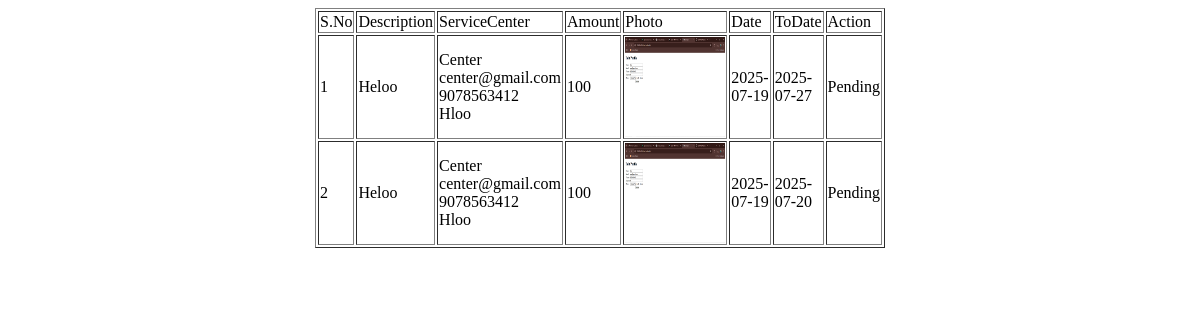
/Project/User/Mybooking.php (signed in), run on an earlier commit of the app's database.
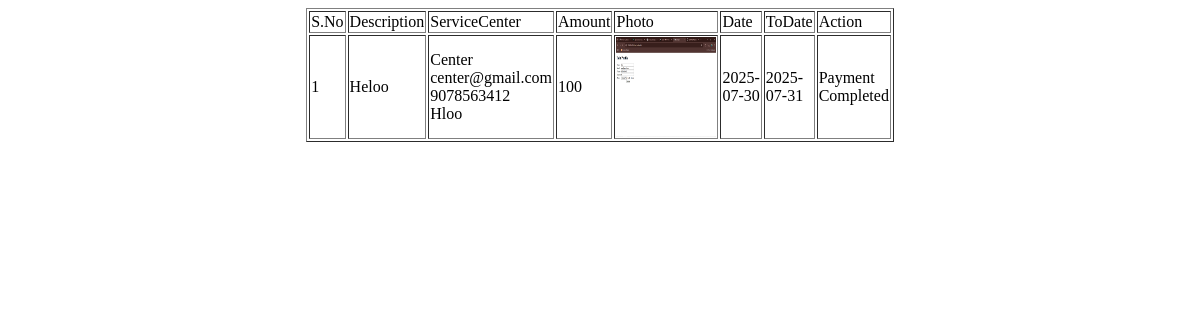
And on a later commit of the database.
### tables this page shows
CREATE TABLE `tbl_packagebooking` (
  `packagebooking_id` int(11) NOT NULL,
  `packagebooking_date` varchar(60) NOT NULL,
  `packagebooking_todate` varchar(60) NOT NULL,
  `packagebooking_status` int(11) NOT NULL DEFAULT 0,
  `user_id` int(11) NOT NULL,
  `package_id` int(11) NOT NULL
);

CREATE TABLE `tbl_package` (
  `package_id` int(11) NOT NULL,
  `package_description` varchar(60) NOT NULL,
  `package_amount` varchar(60) NOT NULL,
  `package_photo` varchar(200) NOT NULL,
  `servicecenter_id` int(11) NOT NULL
);

CREATE TABLE `tbl_servicecenter` (
  `servicecenter_id` int(11) NOT NULL,
  `servicecenter_name` varchar(60) NOT NULL,
  `servicecenter_status` int(11) NOT NULL DEFAULT 0,
  `servicecenter_email` varchar(60) NOT NULL,
  `servicecenter_contact` varchar(60) NOT NULL,
  `servicecenter_address` varchar(200) NOT NULL,
  `place_id` int(11) NOT NULL,
  `servicecenter_logo` varchar(60) NOT NULL,
  `servicecenter_proof` varchar(60) NOT NULL,
  `servicecenter_password` varchar(60) NOT NULL
);

### Project/User/Mybooking.php (the view, shortened to what this page needs)
<?php
include('../Assets/Connection/Connection.php');
?>
<!DOCTYPE html PUBLIC "-//W3C//DTD XHTML 1.0 Transitional//EN" "http://www.w3.org/TR/xhtml1/DTD/xhtml1-transitional.dtd">
<html xmlns="http://www.w3.org/1999/xhtml">
<head>
</head>
<body>
<form id="form1" name="form1" method="post" action="">
  <table width="200" border="1" align = "center">
    <tr>
      <td>S.No</td>
      <td>Description</td>
      <td>ServiceCenter</td>
      <td>Amount</td>
      <td>Photo</td>
      <td>Date</td>
      <td>ToDate</td>
      <td>Action</td>
    </tr>
    <?php
    $selQry="select * from tbl_packagebooking b inner join tbl_package p on b.package_id=p.package_id inner join tbl_servicecenter s on p.servicecenter_id = s.servicecenter_id where b.user_id='".$_SESSION['uid']."' order by packagebooking_date desc";
    $res=$Con->query($selQry);
    $i=0;
    while($row=$res->fetch_assoc())
    {
        $i++;
        ?>
        <tr>
          <td><?php echo $i; ?></td>
          <td><?php echo $row['package_description']; ?></td>
          <td>
          <?php echo $row['servicecenter_name']; ?> <br>
          <?php echo $row['servicecenter_email']; ?> <br>
          <?php echo $row['servicecenter_contact']; ?> <br>
          <?php echo $row['servicecenter_address']; ?>
          </td>
          <td><?php echo $row['package_amount']; ?></td>
          <td><img src="../Assets/Files/ServiceCenter/Package/<?php echo $row['package_photo']; ?>" width="100" height="100" /></td>
          <td><?php echo $row['packagebooking_date']; ?></td>
          <td><?php echo $row['packagebooking_todate']; ?></td>
          <td>
          <?php
          if($row['packagebooking_status'] == 0)
           {
            ?>
           Pending
          <?php
          }
           else if($row['packagebooking_status'] == 1) {
            ?>
            Accepted
            <a href="Pay.php?pbid=<?php echo $row['packagebooking_id']; ?>">Pay</a>
          <?php } else if($row['packagebooking_status'] == 2) { ?>
            Rejected
          <?php }
            else if($row['packagebooking_status'] == 3)
           {
            ?>
           Payment Completed
          <?php
          } ?>
        </tr>
        <?php
    }
    ?>
  </table>
</form>
</body>
</html>

What changed in the data, as far as the page shows it:
removed tbl_packagebooking: package.package_description "Heloo", tbl_servicecenter.servicecenter_name "Center", tbl_servicecenter.servicecenter_email "center@gmail.com", tbl_servicecenter.servicecenter_contact "9078563412", tbl_servicecenter.servicecenter_address "Hloo", package.package_amount "100", package.package_photo (picture), packagebooking_date "2025-07-19", packagebooking_todate "2025-07-27", packagebooking_status "Pending"
removed tbl_packagebooking: package.package_description "Heloo", tbl_servicecenter.servicecenter_name "Center", tbl_servicecenter.servicecenter_email "center@gmail.com", tbl_servicecenter.servicecenter_contact "9078563412", tbl_servicecenter.servicecenter_address "Hloo", package.package_amount "100", package.package_photo (picture), packagebooking_date "2025-07-19", packagebooking_todate "2025-07-20", packagebooking_status "Pending"
added tbl_packagebooking: package.package_description "Heloo", tbl_servicecenter.servicecenter_name "Center", tbl_servicecenter.servicecenter_email "center@gmail.com", tbl_servicecenter.servicecenter_contact "9078563412", tbl_servicecenter.servicecenter_address "Hloo", package.package_amount "100", package.package_photo (picture), packagebooking_date "2025-07-30", packagebooking_todate "2025-07-31", packagebooking_status "Payment Completed"
